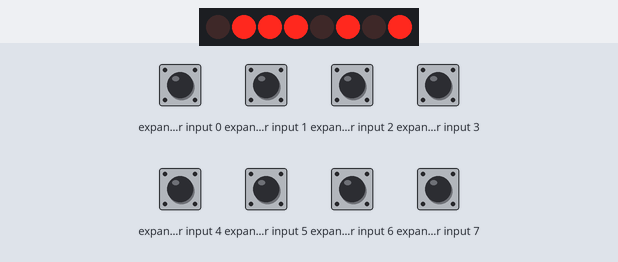
Recording of a sketch running on a simulated Arduino Uno, built with avr-gcc and run on an emulated ATmega328P. Parts: 8 port-expander outputs drawn as a row of LEDs (first output left, lit = HIGH). Wiring (inferred from the names in the program): PCF8574 port expander at I2C address 0x20. Wiring (inferred from the signals the program sends): row of LEDs: on Q0, Q1, Q2, Q3, Q4, Q5, Q6, Q7. The inputs (shaded band) are chosen by the test bench; at power-on: expander input 0–7 HIGH.

Above: at 0.3 s.
Timing chart, 0 to 1.8 s (numbered marks = the images above):
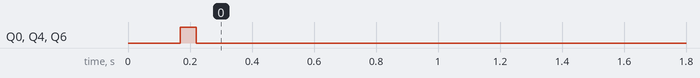

Measured:
- by itself, Q0, Q4, Q6: LOW → HIGH at 0.17 s, → LOW 0.05 s later

The sketch:

63010212lcd13.ino
```cpp
#include <Wire.h>
#include <hd44780.h>
#include <hd44780_I2Cexp.h>
hd44780_I2Cexp lcd;
const int LCD_COLS = 16;
const int LCD_ROWS = 2;
int col;
int row;
uint8_t char0[8] = {0x00, 0x00, 0x03, 0x04, 0x08, 0x19, 0x11, 0x10}; // Char 0 - Upper-left
uint8_t char1[8] = {0x00, 0x1F, 0x00, 0x00, 0x00, 0x11, 0x11, 0x00}; // Char 1 - Upper-middle
uint8_t char2[8] = {0x00, 0x00, 0x18, 0x04, 0x02, 0x13, 0x11, 0x01}; // Char 2 - Upper-right
uint8_t char3[8] = {0x12, 0x13, 0x1b, 0x09, 0x04, 0x03, 0x00, 0x00}; // Char 3 - Lower-left
uint8_t char4[8] = {0x00, 0x11, 0x1f, 0x1f, 0x0e, 0x00, 0x1F, 0x00}; // Char 4 - Lower-middle
uint8_t char5[8] = {0x09, 0x19, 0x1b, 0x12, 0x04, 0x18, 0x00, 0x00}; // Char 5 - Lower-right
void setup()
{
  int status;
  status = lcd.begin(LCD_COLS, LCD_ROWS);
  if (status) // non zero status means it was unsuccesful
  {
    // begin() failed so blink error code using the onboard LED if possible
    hd44780::fatalError(status); // does not return
  }
  lcd.createChar(0, char0);
  lcd.createChar(1, char1);
  lcd.createChar(2, char2);
  lcd.createChar(3, char3);
  lcd.createChar(4, char4);
  lcd.createChar(5, char5);
}
void loop()
{
  lcd.clear();
  lcd.setCursor(0, 0);
  lcd.write(0); // write character 0
  lcd.write(1); //
  lcd.write(2); // write character 2
  lcd.setCursor(0, 1);
  lcd.write(3); // write character 3
  lcd.write(4); // write character 4
  lcd.write(5); // write character 5
  delay(2000);
}
```
